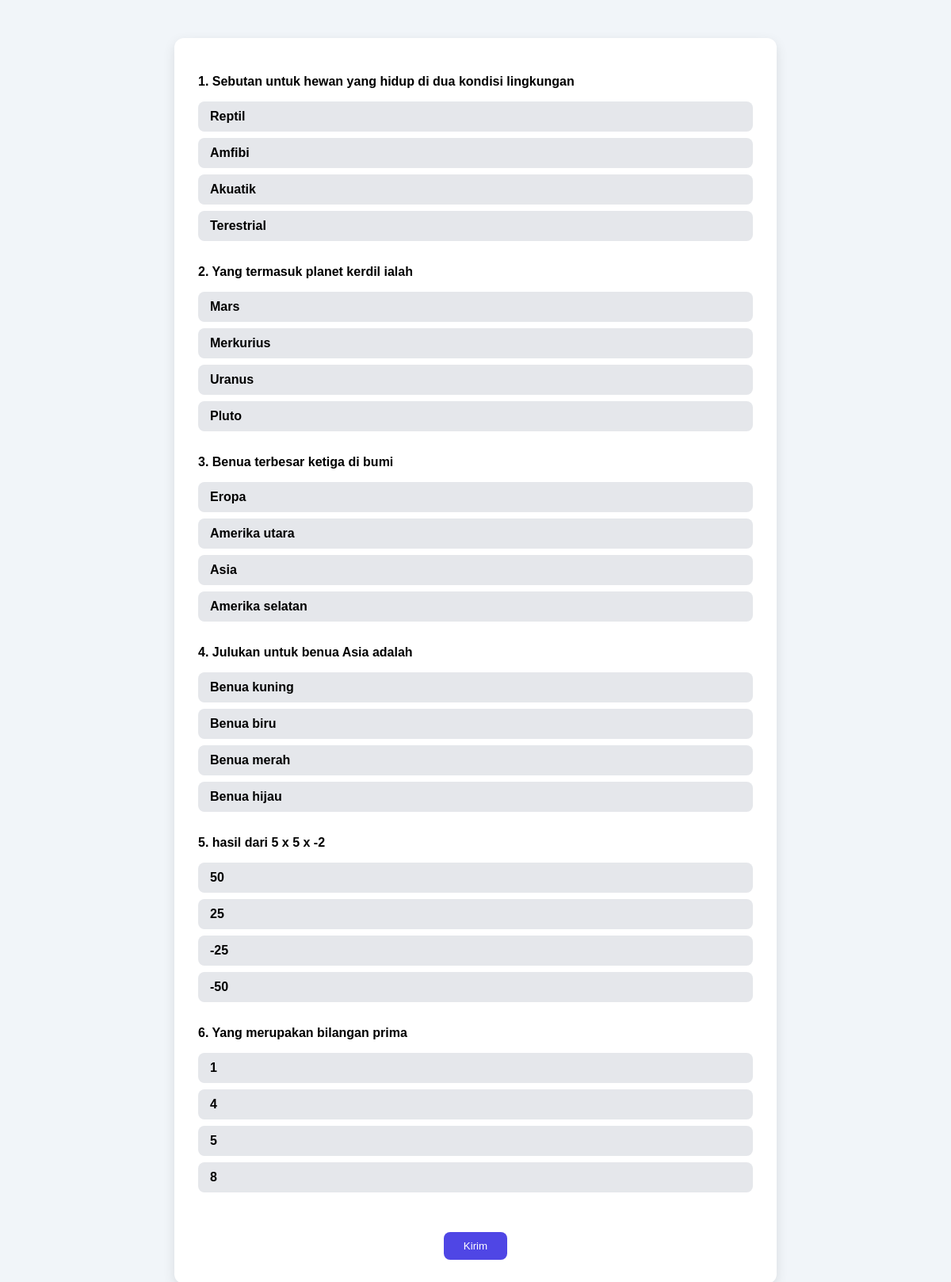
The page /quiz on the database its author committed.
### tables this page shows
CREATE TABLE questions (
    id INTEGER PRIMARY KEY AUTOINCREMENT,
    question TEXT NOT NULL,
    option1 TEXT NOT NULL,
    option2 TEXT NOT NULL,
    option3 TEXT NOT NULL,
    option4 TEXT NOT NULL,
    correct_option INTEGER NOT NULL
);

### Final project/app.py (the view, shortened to what this page needs)
@app.route("/quiz",methods=["GET","POST"])
def quiz():
    questions = get_questions()
    return render_template("quiz.html",questions=questions)

### Final project/app.py (called while the page is built)
def get_questions():
    conn =  sqlite3.connect('quiz.db')
    cursor = conn.cursor()
    cursor.execute("SELECT * FROM questions")
    questions = cursor.fetchall()
    conn.close()
    return questions

### Final project/templates/quiz.html (shortened to what this page needs)
<!DOCTYPE html>
<html lang="id">
<head>
    <link rel="stylesheet" href="{{ url_for('static',filename='style.css')}}">
</head>
<body>
    <div class="container">
        <form method="POST">
            {% for q in questions %}
                <div class="question">
                    <p>{{ loop.index }}. {{ q[1] }}</p>
                    {% for i in range(2, 6) %}
                        <div class="option">
                            <label for="q{{q[0]}}_{{i}}">{{ q[i] }}</label>
                        </div>
                    {% endfor %}
                </div>
            {% endfor %}
            <button type="submit" class="submit-btn">Kirim</button>
        </form>
    </div>
</body>
</html>

### Final project/style.css (style rules this page uses)
body { font-family: 'Segoe UI', sans-serif; background-color: #f7f7f7; padding: 30px; text-align: center; }
.question { margin-bottom: 20px; text-align: left; }

### Final project/templates/quiz.html (style rules this page uses)
body { font-family: sans-serif; background: #f1f5f9; padding: 40px; }
.container { max-width: 700px; margin: auto; background: white; padding: 30px; border-radius: 12px; box-shadow: 0 5px 15px rgba(0,0,0,0.1); }
.question { margin-bottom: 30px; }
.question { font-weight: bold; }
.option { display: block; margin: 8px 0; }
label { display: block; background: #e5e7eb; padding: 10px 15px; border-radius: 8px ; cursor: pointer; transition: 0.2; }
.submit-btn { margin-top:20px; padding:10px 25px; background :#4f46e5; color: white; border: none; border-radius: 8px; cursor:pointer; }

### rows shown on the page
questions: question "Sebutan untuk hewan yang hidup di dua kondisi lingkungan", option1 "Reptil" "Amfibi" "Akuatik" "Terestrial"
questions: question "Yang termasuk planet kerdil ialah", option1 "Mars" "Merkurius" "Uranus" "Pluto"
questions: question "Benua terbesar ketiga di bumi", option1 "Eropa" "Amerika utara" "Asia" "Amerika selatan"
questions: question "Julukan untuk benua Asia adalah", option1 "Benua kuning" "Benua biru" "Benua merah" "Benua hijau"
questions: question "hasil dari 5 x 5 x -2", option1 "50" "25" "-25" "-50"
questions: question "Yang merupakan bilangan prima", option1 "1" "4" "5" "8"
